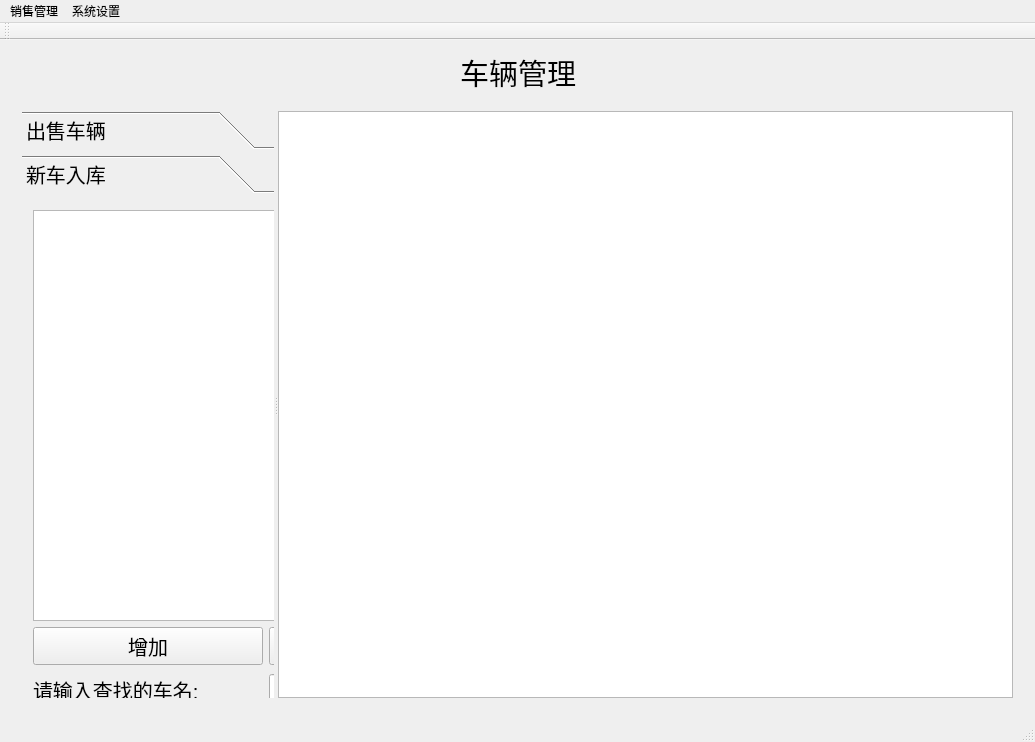
<?xml version="1.0" encoding="UTF-8"?>
<ui version="4.0">
 <class>MainWindow</class>
 <widget class="QMainWindow" name="MainWindow">
  <property name="geometry">
   <rect>
    <x>0</x>
    <y>0</y>
    <width>1035</width>
    <height>742</height>
   </rect>
  </property>
  <property name="minimumSize">
   <size>
    <width>400</width>
    <height>600</height>
   </size>
  </property>
  <property name="windowTitle">
   <string>MainWindow</string>
  </property>
  <widget class="QWidget" name="centralWidget">
   <layout class="QGridLayout" name="gridLayout">
    <item row="1" column="0" colspan="3">
     <widget class="QStackedWidget" name="stackedWidget">
      <property name="currentIndex">
       <number>1</number>
      </property>
      <widget class="QWidget" name="calc"/>
      <widget class="QWidget" name="car">
       <layout class="QGridLayout" name="gridLayout_2">
        <item row="0" column="0">
         <widget class="QSplitter" name="splitter">
          <property name="orientation">
           <enum>Qt::Horizontal</enum>
          </property>
          <widget class="QToolBox" name="toolBox">
           <property name="sizePolicy">
            <sizepolicy hsizetype="Expanding" vsizetype="Preferred">
             <horstretch>0</horstretch>
             <verstretch>0</verstretch>
            </sizepolicy>
           </property>
           <property name="minimumSize">
            <size>
             <width>250</width>
             <height>0</height>
            </size>
           </property>
           <property name="font">
            <font>
             <pointsize>15</pointsize>
            </font>
           </property>
           <property name="currentIndex">
            <number>1</number>
           </property>
           <widget class="QWidget" name="page">
            <property name="geometry">
             <rect>
              <x>0</x>
              <y>0</y>
              <width>505</width>
              <height>509</height>
             </rect>
            </property>
            <attribute name="label">
             <string>出售车辆</string>
            </attribute>
            <layout class="QGridLayout" name="gridLayout_3">
             <item row="0" column="0">
              <layout class="QHBoxLayout" name="horizontalLayout">
               <item>
                <widget class="QLabel" name="label_2">
                 <property name="font">
                  <font>
                   <family>隶书</family>
                   <pointsize>15</pointsize>
                  </font>
                 </property>
                 <property name="text">
                  <string>厂家：</string>
                 </property>
                 <property name="alignment">
                  <set>Qt::AlignCenter</set>
                 </property>
                </widget>
               </item>
               <item>
                <widget class="QComboBox" name="comboBoxFactory">
                 <property name="font">
                  <font>
                   <family>隶书</family>
                   <pointsize>15</pointsize>
                  </font>
                 </property>
                </widget>
               </item>
              </layout>
             </item>
             <item row="1" column="0">
              <layout class="QHBoxLayout" name="horizontalLayout_3">
               <item>
                <widget class="QLabel" name="label_4">
                 <property name="font">
                  <font>
                   <family>隶书</family>
                   <pointsize>15</pointsize>
                  </font>
                 </property>
                 <property name="text">
                  <string>品牌：</string>
                 </property>
                 <property name="alignment">
                  <set>Qt::AlignCenter</set>
                 </property>
                </widget>
               </item>
               <item>
                <widget class="QComboBox" name="comboBoxBrand">
                 <property name="font">
                  <font>
                   <family>隶书</family>
                   <pointsize>15</pointsize>
                  </font>
                 </property>
                </widget>
               </item>
              </layout>
             </item>
             <item row="2" column="0">
              <layout class="QHBoxLayout" name="horizontalLayout_4">
               <item>
                <widget class="QLabel" name="label_5">
                 <property name="font">
                  <font>
                   <family>隶书</family>
                   <pointsize>15</pointsize>
                  </font>
                 </property>
                 <property name="text">
                  <string>报价:</string>
                 </property>
                 <property name="alignment">
                  <set>Qt::AlignCenter</set>
                 </property>
                </widget>
               </item>
               <item>
                <widget class="QLineEdit" name="lineEditPrice"/>
               </item>
               <item>
                <widget class="QLabel" name="label_6">
                 <property name="font">
                  <font>
                   <family>隶书</family>
                   <pointsize>15</pointsize>
                  </font>
                 </property>
                 <property name="text">
                  <string>万</string>
                 </property>
                </widget>
               </item>
              </layout>
             </item>
             <item row="3" column="0">
              <layout class="QHBoxLayout" name="horizontalLayout_5">
               <item>
                <widget class="QLabel" name="label_7">
                 <property name="font">
                  <font>
                   <family>隶书</family>
                   <pointsize>15</pointsize>
                  </font>
                 </property>
                 <property name="text">
                  <string>数量：</string>
                 </property>
                 <property name="alignment">
                  <set>Qt::AlignCenter</set>
                 </property>
                </widget>
               </item>
               <item>
                <widget class="QSpinBox" name="spinBox">
                 <property name="font">
                  <font>
                   <family>隶书</family>
                   <pointsize>15</pointsize>
                  </font>
                 </property>
                </widget>
               </item>
               <item>
                <widget class="QLabel" name="label_11">
                 <property name="font">
                  <font>
                   <family>隶书</family>
                   <pointsize>15</pointsize>
                  </font>
                 </property>
                 <property name="text">
                  <string>剩余数量</string>
                 </property>
                </widget>
               </item>
               <item>
                <widget class="QLabel" name="labelLast">
                 <property name="font">
                  <font>
                   <family>隶书</family>
                   <pointsize>15</pointsize>
                  </font>
                 </property>
                 <property name="text">
                  <string/>
                 </property>
                </widget>
               </item>
              </layout>
             </item>
             <item row="4" column="0">
              <layout class="QHBoxLayout" name="horizontalLayout_6">
               <item>
                <widget class="QLabel" name="label_9">
                 <property name="font">
                  <font>
                   <family>隶书</family>
                   <pointsize>15</pointsize>
                  </font>
                 </property>
                 <property name="text">
                  <string>金额</string>
                 </property>
                </widget>
               </item>
               <item>
                <widget class="QLineEdit" name="lineEditTotalPrice"/>
               </item>
               <item>
                <widget class="QLabel" name="label_10">
                 <property name="font">
                  <font>
                   <family>隶书</family>
                   <pointsize>15</pointsize>
                  </font>
                 </property>
                 <property name="text">
                  <string>万</string>
                 </property>
                </widget>
               </item>
              </layout>
             </item>
             <item row="5" column="0">
              <widget class="QWidget" name="widget" native="true">
               <layout class="QHBoxLayout" name="horizontalLayout_7">
                <item>
                 <widget class="QPushButton" name="sureBtn">
                  <property name="text">
                   <string>确认</string>
                  </property>
                 </widget>
                </item>
                <item>
                 <widget class="QPushButton" name="cancelBtn">
                  <property name="text">
                   <string>取消</string>
                  </property>
                 </widget>
                </item>
               </layout>
              </widget>
             </item>
            </layout>
           </widget>
           <widget class="QWidget" name="page_2">
            <property name="geometry">
             <rect>
              <x>0</x>
              <y>0</y>
              <width>505</width>
              <height>509</height>
             </rect>
            </property>
            <attribute name="label">
             <string>新车入库</string>
            </attribute>
            <widget class="QWidget" name="widget_2" native="true">
             <property name="geometry">
              <rect>
               <x>0</x>
               <y>0</y>
               <width>961</width>
               <height>521</height>
              </rect>
             </property>
             <layout class="QGridLayout" name="gridLayout_4">
              <item row="0" column="0" colspan="4">
               <widget class="QTableView" name="tableView"/>
              </item>
              <item row="1" column="0">
               <widget class="QPushButton" name="AddBtn">
                <property name="text">
                 <string>增加</string>
                </property>
               </widget>
              </item>
              <item row="1" column="1">
               <widget class="QPushButton" name="DeleteBtn">
                <property name="text">
                 <string>删除</string>
                </property>
               </widget>
              </item>
              <item row="1" column="2">
               <widget class="QPushButton" name="CertainBtn">
                <property name="text">
                 <string>确定</string>
                </property>
               </widget>
              </item>
              <item row="1" column="3">
               <widget class="QPushButton" name="CancelBtn">
                <property name="text">
                 <string>取消</string>
                </property>
               </widget>
              </item>
              <item row="2" column="0">
               <widget class="QLabel" name="label_3">
                <property name="text">
                 <string>请输入查找的车名:</string>
                </property>
               </widget>
              </item>
              <item row="2" column="1" colspan="2">
               <widget class="QLineEdit" name="lineEdit"/>
              </item>
              <item row="2" column="3">
               <widget class="QPushButton" name="FindBtn">
                <property name="text">
                 <string>查找</string>
                </property>
               </widget>
              </item>
             </layout>
            </widget>
           </widget>
          </widget>
          <widget class="QTextEdit" name="textEdit">
           <property name="readOnly">
            <bool>true</bool>
           </property>
          </widget>
         </widget>
        </item>
       </layout>
      </widget>
     </widget>
    </item>
    <item row="0" column="0">
     <spacer name="horizontalSpacer">
      <property name="orientation">
       <enum>Qt::Horizontal</enum>
      </property>
      <property name="sizeHint" stdset="0">
       <size>
        <width>421</width>
        <height>20</height>
       </size>
      </property>
     </spacer>
    </item>
    <item row="0" column="2">
     <spacer name="horizontalSpacer_2">
      <property name="orientation">
       <enum>Qt::Horizontal</enum>
      </property>
      <property name="sizeHint" stdset="0">
       <size>
        <width>420</width>
        <height>20</height>
       </size>
      </property>
     </spacer>
    </item>
    <item row="0" column="1">
     <widget class="QLabel" name="label">
      <property name="font">
       <font>
        <family>隶书</family>
        <pointsize>22</pointsize>
       </font>
      </property>
      <property name="text">
       <string>车辆管理</string>
      </property>
      <property name="alignment">
       <set>Qt::AlignCenter</set>
      </property>
     </widget>
    </item>
   </layout>
  </widget>
  <widget class="QMenuBar" name="menuBar">
   <property name="geometry">
    <rect>
     <x>0</x>
     <y>0</y>
     <width>1035</width>
     <height>26</height>
    </rect>
   </property>
   <widget class="QMenu" name="menuSaleManagement">
    <property name="title">
     <string>销售管理</string>
    </property>
    <addaction name="actionvehicleMana"/>
    <addaction name="actionsaleSta"/>
   </widget>
   <widget class="QMenu" name="menuSettings">
    <property name="title">
     <string>系统设置</string>
    </property>
    <addaction name="actionChangePwd"/>
   </widget>
   <addaction name="menuSaleManagement"/>
   <addaction name="menuSettings"/>
  </widget>
  <widget class="QToolBar" name="mainToolBar">
   <attribute name="toolBarArea">
    <enum>TopToolBarArea</enum>
   </attribute>
   <attribute name="toolBarBreak">
    <bool>false</bool>
   </attribute>
  </widget>
  <widget class="QStatusBar" name="statusBar"/>
  <action name="actionChangePwd">
   <property name="text">
    <string>修改密码</string>
   </property>
  </action>
  <action name="actionvehicleMana">
   <property name="text">
    <string>车辆管理</string>
   </property>
  </action>
  <action name="actionsaleSta">
   <property name="text">
    <string>销售统计</string>
   </property>
  </action>
 </widget>
 <layoutdefault spacing="6" margin="11"/>
 <resources/>
 <connections/>
</ui>
